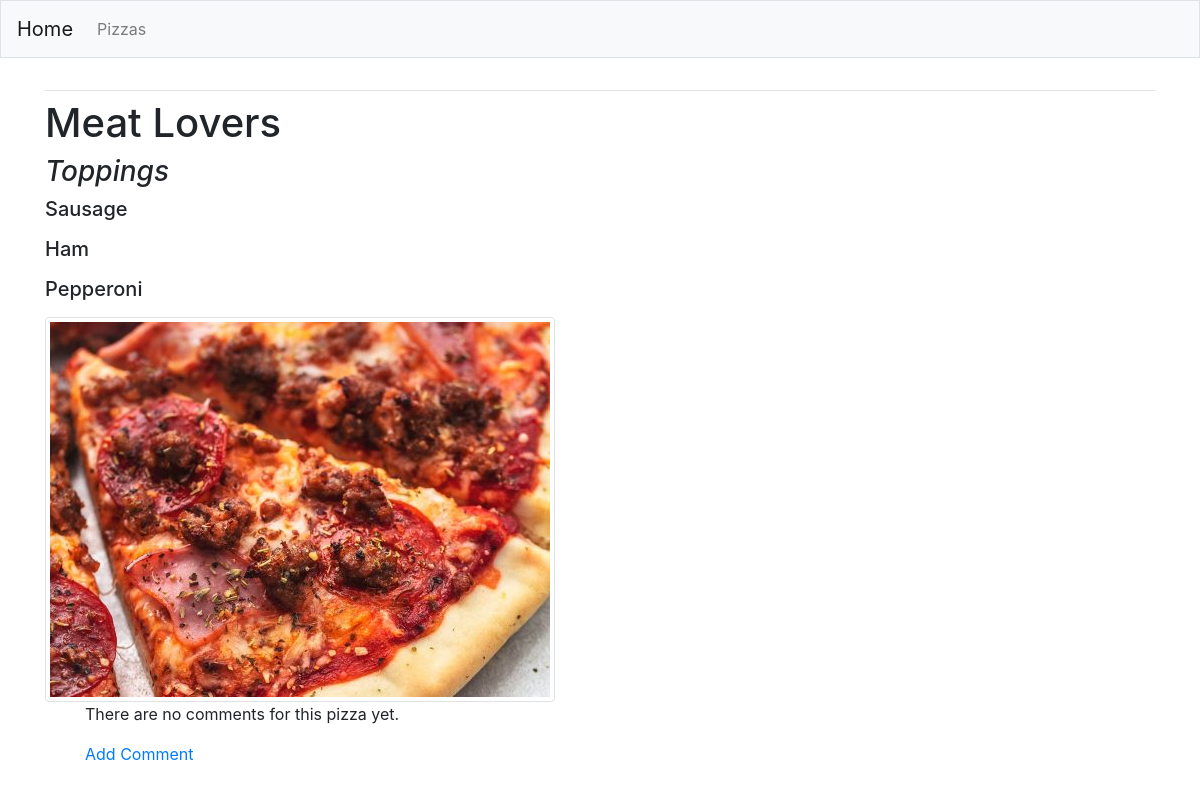
The page /pizzas/2/ on the database as committed earlier.
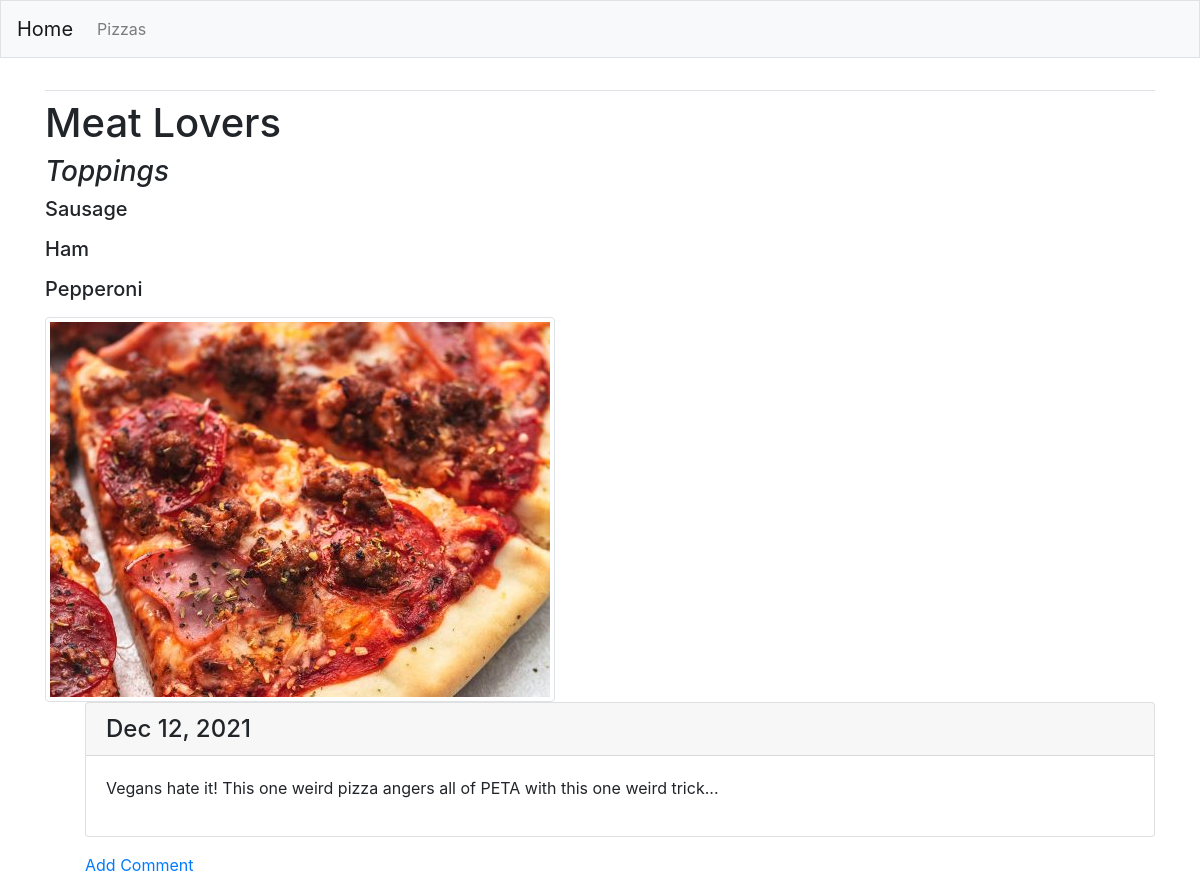
The same page on the database as committed later.
### MainApp/models.py (models this page shows, shortened)
class Pizza(models.Model):
    names = models.CharField(max_length=20)
    date_added = models.DateTimeField(auto_now_add=True)
    header_image = models.ImageField(
        null=True, blank=True, upload_to='images/')

class Toppings(models.Model):
    pizza = models.ForeignKey(Pizza, on_delete=models.CASCADE)
    name = models.CharField(max_length=20)

class Comment(models.Model):
    pizza = models.ForeignKey(Pizza, on_delete= models.CASCADE)
    text = models.TextField()
    date_added = models.DateTimeField(auto_now_add=True)

### MainApp/views.py (the view)
# urls.py: path('pizzas/<int:pizza_id>/', views.pizza, name='pizza'),
def pizza(request, pizza_id):
    pizza = Pizza.objects.get(id = pizza_id)
    toppings = pizza.toppings_set.all()
    context = {'pizza':pizza, 'toppings': toppings}
    comments = pizza.comment_set.all()
    context = {'pizza':pizza, 'toppings':toppings, 'comments':comments}
    return render(request, 'MainApp/pizza.html', context)

### MainApp/templates/MainApp/pizza.html (shortened to what this page needs)
{% extends 'MainApp/base.html' %}
{% block content %}
<h1>
  {{ pizza.names }}
</h1>
<h3>
<i>Toppings</i>
</h3>
{% for topping in toppings %}
<h5>
{{ topping.name|linebreaks }}
</h5>
{% endfor %}
{% if pizza.header_image %}
<img src="{{ pizza.header_image.url }}" class="img-thumbnail" style="max-height: height 100px" alt="">
{% endif %}
  <ul>
  {% for comment in comments %}
    <div class="card mb-3">
      <h4 class="card-header">
        {{ comment.date_added|date:'M d, Y' }}
      </h4>
      <div class="card-body">
        {{ comment.text|linebreaks }}
      </div>
    </div>
  {% empty %}
    <p>There are no comments for this pizza yet.</p>
  {% endfor %}
  <p>
    <a href="{% url 'MainApp:new_comment' pizza.id %}">Add Comment</a>
  </p>
{% endblock content %}

### MainApp/templates/MainApp/base.html (shortened to what this page needs)
{% load bootstrap4 %}
<!doctype html>
<html lang="en">
<head>
  {% bootstrap_css %}
</head>
<body>
  <nav class="navbar navbar-expand-md navbar-light bg-light mb-4 border">
    <a class="navbar-brand" href="{% url 'MainApp:index' %}">
        Home</a>
    <div class="collapse navbar-collapse" id="navbarCollapse">
      <ul class="navbar-nav mr-auto">
        <li class="nav-item">
          <a class="nav-link" href="{% url 'MainApp:pizzas' %}">
              Pizzas</a></li>
      </ul>
    </div>
  </nav>
  <main role="main" class="container">
    <div class="pb-2 mb-2 border-bottom">
    </div>
    <div>
      {% block content %}{% endblock content %}
    </div>
  </main>
</body>
</html>

Rows that differ between the two databases and show on the page:
added Comment: date_added "Dec 12, 2021", text "Vegans hate it! This one weird pizza angers all of PETA with this one weird trick..."
Other text that changed with them:
text no longer shown: "There are no comments for this pizza yet."
